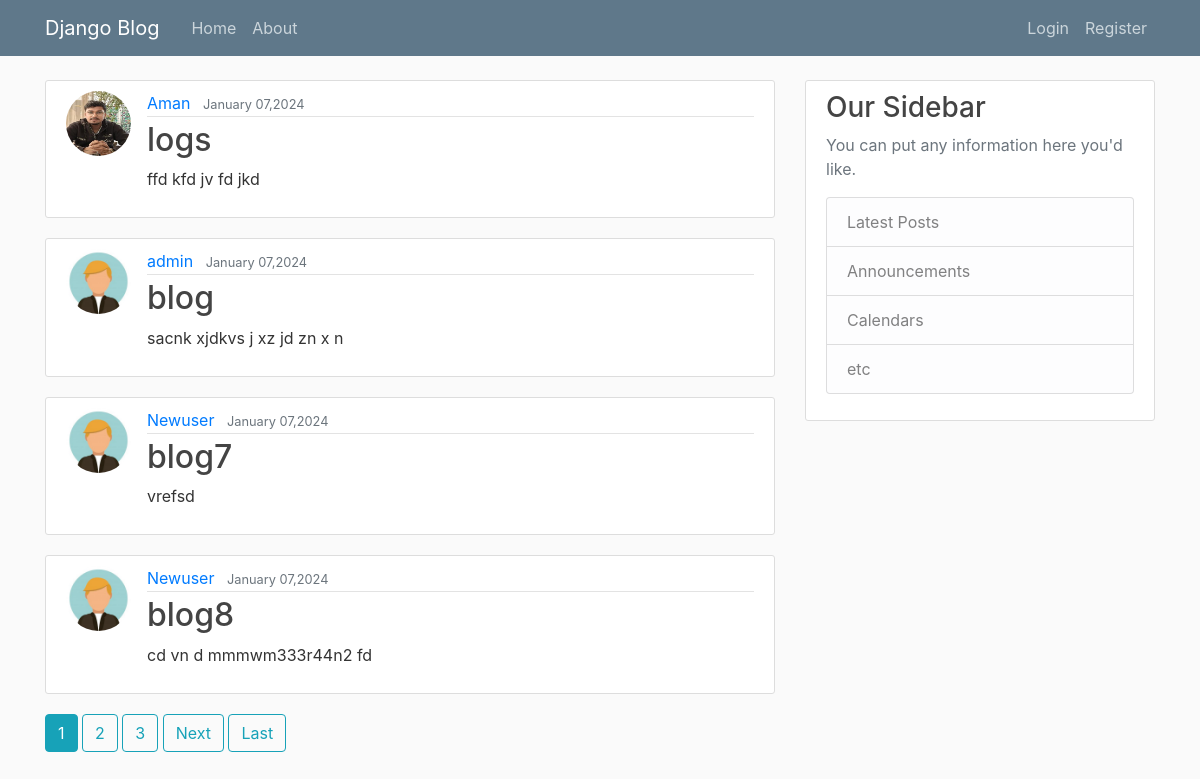
Screenshot of /blog/ with the database file from the repository.
### blog/models.py (models this page shows, shortened)
class Post(models.Model):
    title=models.CharField(max_length=100)
    content=models.TextField()
    date_posted=models.DateTimeField(default=timezone.now)
    author=models.ForeignKey(User,on_delete=models.CASCADE)

### users/models.py (models this page shows, shortened)
class Profile(models.Model):
    user=models.OneToOneField(User,on_delete=models.CASCADE)
    image=models.ImageField(default='default.jpg',upload_to='profile_pics')

### blog/views.py (the view)
# urls.py: path("",PostListView.as_view(template_name="blog/home.html"),name='blog-home'),
class PostListView(ListView):
    model = Post
    template_name = 'blog/home.html' #<app><model>_<viewtype>.html
    context_object_name ='posts'
    ordering=['-date_posted']
    paginate_by = 4

### blog/templates/blog/home.html (shortened to what this page needs)
{% extends "blog/base.html" %}
{% block content %}
    {% for post in posts %}
        <article class="media content-section">
            <img class="rounded-circle article-img"src="{{ post.author.profile.image.url }}">
              <div class="media-body">
                <div class="article-metadata">
                  <a class="mr-2" href="{% url 'user-posts' post.author.username %}">{{ post.author }}</a>
                  <small class="text-muted">{{ post.date_posted|date:'F d,Y' }}</small>
                </div>
                <h2><a class="article-title" href="{% url 'post-detail' post.id %}">{{ post.title }}</a></h2>
                <p class="article-content">{{ post.content }}</p>
              </div>
        </article>
    {% endfor %}
    {% if is_paginated %}
        {% for n in page_obj.paginator.page_range %}
            {% if page_obj.number == n %}
                <a class="btn btn-info mb-4" href="?page={{ n }}">{{ n }}</a>
            {% elif n > page_obj.number|add:'-3'  and n > page_obj.number|add:'-3' %}
                <a class="btn btn-outline-info mb-4" href="?page={{ n }}">{{ n }}</a>
            {%endif%}
        {%endfor%}
        {% if page_obj.has_next %}
            <a class="btn btn-outline-info mb-4" href="?page={{ page_obj.next_page_number }}">Next</a>
            <a class="btn btn-outline-info mb-4" href="?page={{page_obj.paginator.n_pages  }}">Last</a>
        {% endif %}
    {% endif %}
{% endblock content %}

### blog/templates/blog/base.html (shortened to what this page needs)
{% load static %}
<html>
<head>
    <link rel="stylesheet" href="https://cdn.jsdelivr.net/npm/bootstrap@4.0.0/dist/css/bootstrap.min.css">
    <link rel="stylesheet" type="text/css" href="{% static 'blog/main.css' %}">
</head>
<body>
    <header class="site-header">
      <nav class="navbar navbar-expand-md navbar-dark bg-steel fixed-top">
        <div class="container">
          <a class="navbar-brand mr-4" href="{% url 'blog-home'%}">Django Blog</a>
          <div class="collapse navbar-collapse" id="navbarToggle">
            <div class="navbar-nav mr-auto">
              <a class="nav-item nav-link" href="{% url 'blog-home'%}">Home</a>
              <a class="nav-item nav-link" href="{% url 'blog-about'%}">About</a>
            </div>
            <div class="navbar-nav">
                {% if user.is_authenticated %}
                     <a class="nav-item nav-link" href="{% url 'post-create' %}">New Post</a>
                     <a class="nav-item nav-link" href="{% url 'profile' %}">Profile</a>
                    <a class="nav-item nav-link" href="{% url 'logout' %}">Logout</a>
                {% else %}
                    <a class="nav-item nav-link" href="{% url 'login' %}">Login</a>
                     <a class="nav-item nav-link" href="{% url 'register' %}">Register</a>
                {% endif %}
            </div>
          </div>
        </div>
      </nav>
    </header>
    <main role="main" class="container">
      <div class="row">
        <div class="col-md-8">
            {% block content %}{% endblock %}
        </div>
        <div class="col-md-4">
            <div class="content-section">
                <h3>Our Sidebar</h3>
                <p class='text-muted'>You can put any information here you'd like.
                    <ul class="list-group">
                        <li class="list-group-item list-group-item-light">Latest Posts</li>
                        <li class="list-group-item list-group-item-light">Announcements</li>
                        <li class="list-group-item list-group-item-light">Calendars</li>
                        <li class="list-group-item list-group-item-light">etc</li>
                    </ul>
                </p>
             </div>
        </div>
      </div>
    </main>
</body>
</html>

### blog/static/blog/main.css (style rules this page uses)
body { background: #fafafa; color: #333333; margin-top: 5rem; }
h1, h2, h3, h4, h5, h6 { color: #444444; }
ul { margin: 0; }
.bg-steel { background-color: #5f788a; }
.site-header .navbar-nav .nav-link { color: #cbd5db; }
.content-section { background: #ffffff; padding: 10px 20px; border: 1px solid #dddddd; border-radius: 3px; margin-bottom: 20px; }
.article-title { color: #444444; }
.article-content { white-space: pre-line; }
.article-img { height: 65px; width: 65px; margin-right: 16px; }
.article-metadata { padding-bottom: 1px; margin-bottom: 4px; border-bottom: 1px solid #e3e3e3 }

### rows the page displays
Post: author.profile.image (picture), author "Aman", date_posted "January 07,2024", title "logs", content "ffd kfd jv fd jkd"
Post: author.profile.image (placeholder picture), author "admin", date_posted "January 07,2024", title "blog", content "sacnk xjdkvs j xz jd zn x n"
Post: author.profile.image (placeholder picture), author "Newuser", date_posted "January 07,2024", title "blog7", content "vrefsd"
Post: author.profile.image (placeholder picture), author "Newuser", date_posted "January 07,2024", title "blog8", content "cd vn d mmmwm333r44n2 fd"

### other values shown
{{ n }} "1"
{{ n }} "2" "3"
